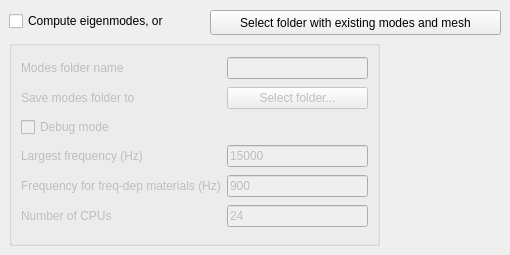
    <widget class="QWidget" name="tab_5">
     <attribute name="title">
      <string>Modes definition</string>
     </attribute>
     <widget class="QGroupBox" name="groupBox_2">
      <property name="enabled">
       <bool>true</bool>
      </property>
      <property name="geometry">
       <rect>
        <x>9</x>
        <y>40</y>
        <width>371</width>
        <height>206</height>
       </rect>
      </property>
      <property name="title">
       <string/>
      </property>
      <layout class="QGridLayout" name="gridLayout_2">
       <item row="6" column="0">
        <widget class="QLabel" name="label_13">
         <property name="enabled">
          <bool>false</bool>
         </property>
         <property name="text">
          <string>Number of CPUs</string>
         </property>
        </widget>
       </item>
       <item row="0" column="1">
        <widget class="QLineEdit" name="txt_phase1Name">
         <property name="enabled">
          <bool>false</bool>
         </property>
         <property name="toolTip">
          <string>&lt;html&gt;&lt;head/&gt;&lt;body&gt;&lt;p&gt;A new folder with this name will be created in the folder selected below.&lt;/p&gt;&lt;/body&gt;&lt;/html&gt;</string>
         </property>
        </widget>
       </item>
       <item row="2" column="0">
        <widget class="QLabel" name="label_19">
         <property name="enabled">
          <bool>false</bool>
         </property>
         <property name="text">
          <string>Save modes folder to</string>
         </property>
        </widget>
       </item>
       <item row="2" column="1">
        <widget class="QPushButton" name="btn_savePhase1To">
         <property name="enabled">
          <bool>false</bool>
         </property>
         <property name="text">
          <string>Select folder...</string>
         </property>
        </widget>
       </item>
       <item row="4" column="0">
        <widget class="QLabel" name="label_10">
         <property name="enabled">
          <bool>false</bool>
         </property>
         <property name="text">
          <string>Largest frequency (Hz)</string>
         </property>
        </widget>
       </item>
       <item row="0" column="0">
        <widget class="QLabel" name="label_26">
         <property name="enabled">
          <bool>false</bool>
         </property>
         <property name="text">
          <string>Modes folder name</string>
         </property>
        </widget>
       </item>
       <item row="3" column="0">
        <widget class="QCheckBox" name="cb_debugPh1">
         <property name="enabled">
          <bool>false</bool>
         </property>
         <property name="toolTip">
          <string>&lt;html&gt;&lt;head/&gt;&lt;body&gt;&lt;p&gt;Run modal simulation in debug mode: terminals do not close when processes are finished. The rest runs after the user closes them manually.&lt;/p&gt;&lt;/body&gt;&lt;/html&gt;</string>
         </property>
         <property name="text">
          <string>Debug mode</string>
         </property>
        </widget>
       </item>
       <item row="6" column="1">
        <widget class="QLineEdit" name="txt_phase1CPUs">
         <property name="enabled">
          <bool>false</bool>
         </property>
         <property name="toolTip">
          <string>&lt;html&gt;&lt;head/&gt;&lt;body&gt;&lt;p&gt;Number of CPUs used for modal simulation.&lt;/p&gt;&lt;/body&gt;&lt;/html&gt;</string>
         </property>
         <property name="text">
          <string>24</string>
         </property>
        </widget>
       </item>
       <item row="4" column="1">
        <widget class="QLineEdit" name="txt_phase1FreqMax">
         <property name="enabled">
          <bool>false</bool>
         </property>
         <property name="toolTip">
          <string>&lt;html&gt;&lt;head/&gt;&lt;body&gt;&lt;p&gt;The eigenmodes of the macroelement are computed up to this frequency. With USP, 25kHz is adviced to have enough modes to converge up to 2000Hz. Up to 1500Hz simulations, 15kHz is enough.&lt;/p&gt;&lt;/body&gt;&lt;/html&gt;</string>
         </property>
         <property name="text">
          <string>15000</string>
         </property>
        </widget>
       </item>
       <item row="5" column="0">
        <widget class="QLabel" name="label_11">
         <property name="enabled">
          <bool>false</bool>
         </property>
         <property name="text">
          <string>Frequency for freq-dep materials (Hz)</string>
         </property>
        </widget>
       </item>
       <item row="5" column="1">
        <widget class="QLineEdit" name="txt_phase1freq">
         <property name="enabled">
          <bool>false</bool>
         </property>
         <property name="toolTip">
          <string>&lt;html&gt;&lt;head/&gt;&lt;body&gt;&lt;p&gt;The stiffness matrix is evaluated at this frequency to compute modes.&lt;/p&gt;&lt;/body&gt;&lt;/html&gt;</string>
         </property>
         <property name="text">
          <string>900</string>
         </property>
        </widget>
       </item>
      </layout>
     </widget>
     <widget class="QCheckBox" name="cb_phase1">
      <property name="geometry">
       <rect>
        <x>9</x>
        <y>12</y>
        <width>181</width>
        <height>18</height>
       </rect>
      </property>
      <property name="toolTip">
       <string>&lt;html&gt;&lt;head/&gt;&lt;body&gt;&lt;p&gt;If selected, the eigenmodes of the macroelement will be computed as a first phase, and the main simulation is run afterwards. If not selected, the user needs to select pre-computed modes. The mesh and the eigenmodes are going to be reused to make the actual harmonic simulation faster. &lt;/p&gt;&lt;/body&gt;&lt;/html&gt;</string>
      </property>
      <property name="text">
       <string>Compute eigenmodes, or</string>
      </property>
     </widget>
     <widget class="QPushButton" name="btn_selPhase1Folder">
      <property name="geometry">
       <rect>
        <x>210</x>
        <y>10</y>
        <width>291</width>
        <height>25</height>
       </rect>
      </property>
      <property name="toolTip">
       <string>&lt;html&gt;&lt;head/&gt;&lt;body&gt;&lt;p&gt;If selected, the eigenmodes of the macroelement will be computed as a first phase, and the main simulation is run afterwards. If not selected, the user needs to select pre-computed modes. The mesh and the eigenmodes are going to be reused to make the actual harmonic simulation faster. &lt;/p&gt;&lt;/body&gt;&lt;/html&gt;</string>
      </property>
      <property name="text">
       <string>Select folder with existing modes and mesh</string>
      </property>
     </widget>
    </widget>
